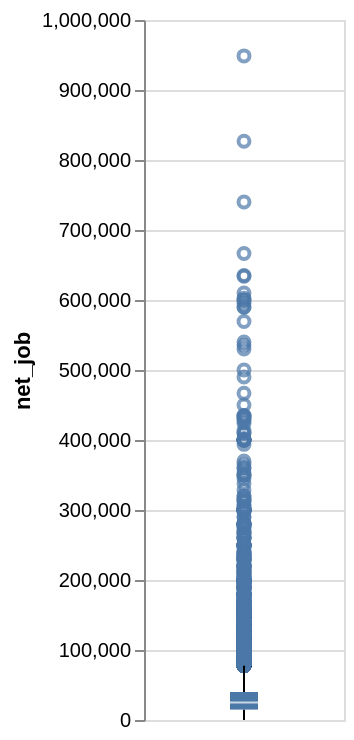

Here is the notebook cell this chart was saved with:
### Code cell
working_data.filter(pl.col('is_employed_has_disablity') == 0).plot.boxplot(y='net_job').properties(width=100, height=350)

### Figure 1 — Vega specification as saved in the notebook (floating-point values rounded to 4 significant figures; data arrays with more than 128 entries replaced by an {"elided": "..."} marker saying what was removed)
{"$schema": "https://vega.github.io/schema/vega/v6.json", "data": [{"name": "source_0"}, {"name": "data_0"}, {"name": "data_1", "values": {"elided": "3126 records"}}, {"name": "data_2"}, {"name": "data_3", "values": [{"lower_box_net_job": 14860.0, "lower_whisker_net_job": 0.0, "upper_whisker_net_job": 77600.0}]}, {"name": "data_4", "values": [{"lower_whisker_net_job": 0.0, "upper_box_net_job": 40000.0, "upper_whisker_net_job": 77600.0}]}, {"name": "data_5"}, {"name": "data_6", "values": [{"lower_box_net_job": 14860.0, "max_net_job": 948700.0, "mid_box_net_job": 25000.0, "min_net_job": 0.0, "upper_box_net_job": 40000.0}]}, {"name": "data_7", "values": [{"lower_box_net_job": 14860.0, "max_net_job": 948700.0, "mid_box_net_job": 25000.0, "min_net_job": 0.0, "upper_box_net_job": 40000.0}]}], "marks": [{"type": "symbol", "name": "layer_0_layer_0_marks", "from": {"data": "data_1"}, "encode": {"update": {"stroke": {"value": "#4c78a8"}, "y": {"field": "net_job", "scale": "y"}, "fill": {"value": "transparent"}, "opacity": {"value": 0.7}, "x": {"signal": "width", "mult": 0.5}}}, "style": ["point", "boxplot-outliers"]}, {"type": "rule", "name": "layer_0_layer_1_layer_0_marks", "from": {"data": "data_3"}, "encode": {"update": {"y": {"field": "lower_whisker_net_job", "scale": "y"}, "stroke": {"value": "black"}, "y2": {"field": "lower_box_net_job", "scale": "y"}, "tooltip": {"signal": "{\"Upper Whisker of net_job\": format(datum[\"upper_whisker_net_job\"], \"\"), \"Lower Whisker of net_job\": format(datum[\"lower_whisker_net_job\"], \"\")}"}, "x": {"signal": "width", "mult": 0.5}}}, "aria": false, "style": ["rule", "boxplot-rule"]}, {"type": "rule", "name": "layer_0_layer_1_layer_1_marks", "from": {"data": "data_4"}, "encode": {"update": {"y": {"field": "upper_box_net_job", "scale": "y"}, "y2": {"field": "upper_whisker_net_job", "scale": "y"}, "x": {"signal": "width", "mult": 0.5}, "stroke": {"value": "black"}, "tooltip": {"signal": "{\"Upper Whisker of net_job\": format(datum[\"upper_whisker_net_job\"], \"\"), \"Lower Whisker of net_job\": format(datum[\"lower_whisker_net_job\"], \"\")}"}}}, "style": ["rule", "boxplot-rule"], "aria": false}, {"type": "rect", "name": "layer_1_layer_0_marks", "from": {"data": "data_6"}, "encode": {"update": {"tooltip": {"signal": "{\"Max of net_job\": format(datum[\"max_net_job\"], \"\"), \"Q3 of net_job\": format(datum[\"upper_box_net_job\"], \"\"), \"Median of net_job\": format(datum[\"mid_box_net_job\"], \"\"), \"Q1 of net_job\": format(datum[\"lower_box_net_job\"], \"\"), \"Min of net_job\": format(datum[\"min_net_job\"], \"\")}"}, "y2": {"field": "upper_box_net_job", "scale": "y"}, "fill": {"value": "#4c78a8"}, "width": {"value": 14}, "y": {"field": "lower_box_net_job", "scale": "y"}, "xc": {"signal": "width", "mult": 0.5}}}, "style": ["bar", "boxplot-box"]}, {"type": "rect", "name": "layer_1_layer_1_marks", "from": {"data": "data_7"}, "encode": {"update": {"xc": {"signal": "width", "mult": 0.5}, "tooltip": {"signal": "{\"Max of net_job\": format(datum[\"max_net_job\"], \"\"), \"Q3 of net_job\": format(datum[\"upper_box_net_job\"], \"\"), \"Median of net_job\": format(datum[\"mid_box_net_job\"], \"\"), \"Q1 of net_job\": format(datum[\"lower_box_net_job\"], \"\"), \"Min of net_job\": format(datum[\"min_net_job\"], \"\")}"}, "fill": [{"value": "#4c78a8", "test": "datum['lower_box_net_job'] >= datum['upper_box_net_job']"}, {"value": "white"}], "width": {"value": 14}, "yc": {"field": "mid_box_net_job", "scale": "y"}, "height": {"value": 1}, "opacity": {"value": 0.7}}}, "style": ["tick", "boxplot-median"], "aria": false}], "scales": [{"name": "y", "type": "linear", "domain": {"fields": [{"data": "data_1", "field": "net_job"}, {"data": "data_3", "field": "lower_whisker_net_job"}, {"data": "data_3", "field": "lower_box_net_job"}, {"data": "data_4", "field": "upper_box_net_job"}, {"data": "data_4", "field": "upper_whisker_net_job"}, {"data": "data_6", "field": "lower_box_net_job"}, {"data": "data_6", "field": "upper_box_net_job"}, {"data": "data_7", "field": "mid_box_net_job"}]}, "range": [{"signal": "height"}, 0], "nice": true, "zero": true}], "axes": [{"scale": "y", "aria": false, "labels": false, "tickCount": {"signal": "ceil(height/40)"}, "minExtent": 0, "ticks": false, "zindex": 0, "domain": false, "maxExtent": 0, "grid": true, "orient": "left"}, {"scale": "y", "labelOverlap": true, "grid": false, "zindex": 0, "tickCount": {"signal": "ceil(height/40)"}, "orient": "left", "title": "net_job"}], "background": "white", "padding": 5, "width": 100, "height": 350, "style": "cell"}
